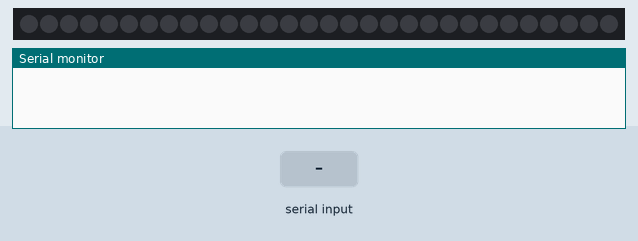
Simulated run of this sketch. Board: ATtiny85, built with avr-gcc and run on an emulated ATtiny85. On the bench: 30 RGB LEDs in strip order, left to right, the last lines printed to the serial monitor. Inputs (shaded band) come from the test bench.

Above: at 1.2 s.
1.3 s: "1" received over the second serial link
At 2.4 s:
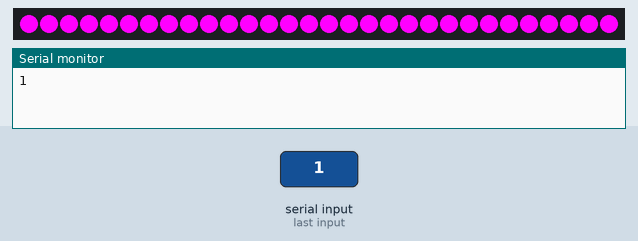
2.8 s: "2" received over the second serial link
At 3.6 s:
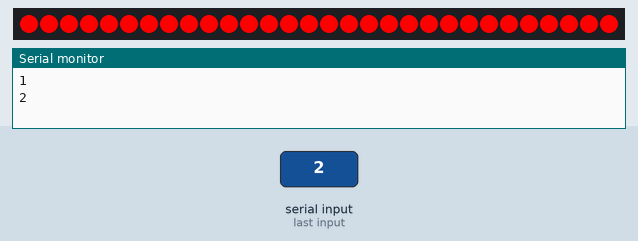
4.3 s: "3" received over the second serial link
At 4.8 s:
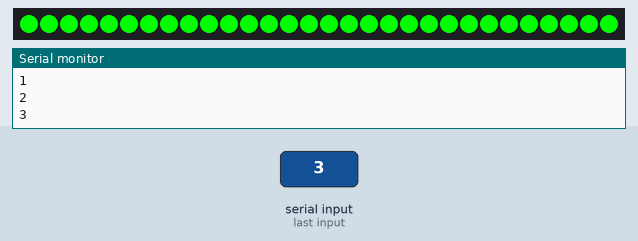
5.8 s: "4" received over the second serial link
At 7.0 s:
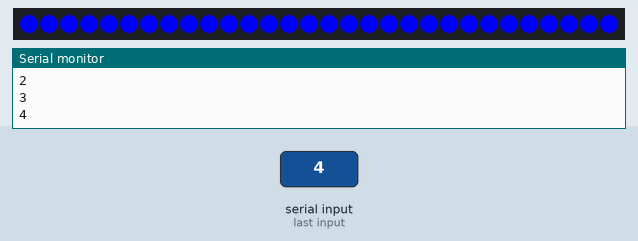
7.3 s: "5" received over the second serial link
At 8.3 s:
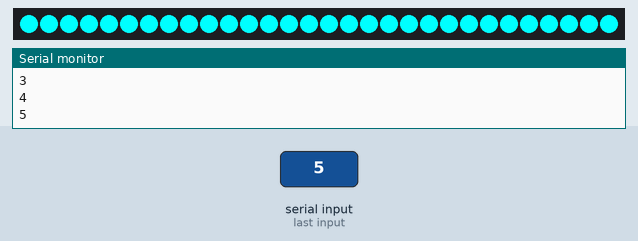
8.8 s: "6" received over the second serial link
At 9.4 s:
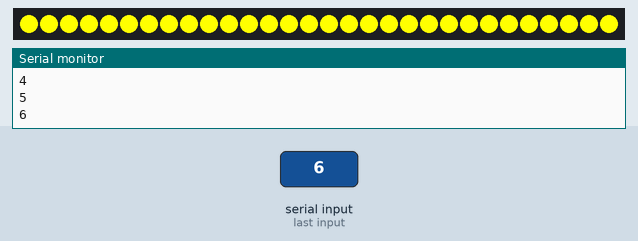
Timing chart, 0 to 11.3 s (numbered marks = the images above; inputs shaded):
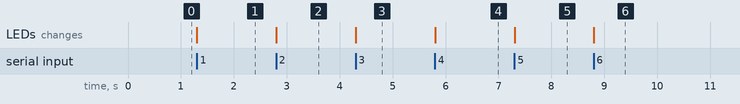

Measured:
- after the input at 1.3 s, the LEDs: change at once (image 1)
- after the input at 2.8 s, the LEDs: change at once (image 2)
- after the input at 4.3 s, the LEDs: change at once (image 3)
- after the input at 5.8 s, the LEDs: change at once (image 4)
- after the input at 7.3 s, the LEDs: change at once (image 5)
- after the input at 8.8 s, the LEDs: change at once (image 6)

The sketch:

BT_receptor_colores.ino
```cpp
#include <Adafruit_NeoPixel.h>

#include <SoftwareSerial.h>   // Incluimos la librería  SoftwareSerial

#ifdef __AVR__
 #include <avr/power.h> // Required for 16 MHz Adafruit Trinket
#endif

#define RXin 10
#define TXin 11
#define BTBauds 9600
#define PIN        5 // On Trinket or Gemma, suggest changing this to 1

#define NUMPIXELS 30 // Popular NeoPixel ring size

SoftwareSerial BT(RXin,TXin);    // Definimos los pines RX y TX del Arduino conectados al Bluetooth

Adafruit_NeoPixel pixels(NUMPIXELS, PIN, NEO_GRB + NEO_KHZ800);

char mensaje;

uint32_t magenta = pixels.Color(255,0,255);
uint32_t rojo = pixels.Color(255,0,0);
uint32_t verde = pixels.Color(0,255,0);
uint32_t azul = pixels.Color(0,0,255);
uint32_t amarillo = pixels.Color(0,255,255);
uint32_t cyan = pixels.Color(255,255,0);
uint32_t blanco = pixels.Color(255,255,255);
uint32_t anterior;

void setup(){
  BT.begin(BTBauds);       // Inicializamos el puerto serie BT (Para Modo AT 2)
  Serial.begin(BTBauds);   // Inicializamos  el puerto serie
  #if defined(__AVR_ATtiny85__) && (F_CPU == 16000000)
    clock_prescale_set(clock_div_1);
  #endif

  pixels.begin(); // INITIALIZE NeoPixel strip object (REQUIRED)
  pixels.clear(); // Set all pixel colors to 'off'
}

void loop(){
  if(BT.available()){
    mensaje = BT.read();
    Serial.println(mensaje);
  }
  switch (mensaje) {
  case '1':
    anterior = magenta;
    pixels.setPixelColor(0, magenta);
    pixels.setPixelColor(1, magenta);
    pixels.setPixelColor(2, magenta);
    pixels.setPixelColor(3, magenta);
    pixels.setPixelColor(4, magenta);
    pixels.setPixelColor(5, magenta);
    pixels.setPixelColor(6, magenta);
    pixels.setPixelColor(7, magenta);
    pixels.setPixelColor(8, magenta);
    pixels.setPixelColor(9, magenta);
    pixels.setPixelColor(10, magenta);
    pixels.setPixelColor(11, magenta);
    pixels.setPixelColor(12, magenta);
    pixels.setPixelColor(13, magenta);
    pixels.setPixelColor(14, magenta);
    pixels.setPixelColor(15, magenta);
    pixels.setPixelColor(16, magenta);
    pixels.setPixelColor(17, magenta);
    pixels.setPixelColor(18, magenta);
    pixels.setPixelColor(19, magenta);
    pixels.setPixelColor(20, magenta);
    pixels.setPixelColor(21, magenta);
    pixels.setPixelColor(22, magenta);
    pixels.setPixelColor(23, magenta);
    pixels.setPixelColor(24, magenta);
    pixels.setPixelColor(25, magenta);
    pixels.setPixelColor(26, magenta);
    pixels.setPixelColor(27, magenta);
    pixels.setPixelColor(28, magenta);
    pixels.setPixelColor(29, magenta);
    pixels.show();   // Send the updated pixel colors to the hardware.
    break;
  case '2':
    anterior = rojo;
    pixels.setPixelColor(0, rojo);
    pixels.setPixelColor(1, rojo);
    pixels.setPixelColor(2, rojo);
    pixels.setPixelColor(3, rojo);
    pixels.setPixelColor(4, rojo);
    pixels.setPixelColor(5, rojo);
    pixels.setPixelColor(6, rojo);
    pixels.setPixelColor(7, rojo);
    pixels.setPixelColor(8, rojo);
    pixels.setPixelColor(9, rojo);
    pixels.setPixelColor(10, rojo);
    pixels.setPixelColor(11, rojo);
    pixels.setPixelColor(12, rojo);
    pixels.setPixelColor(13, rojo);
    pixels.setPixelColor(14, rojo);
    pixels.setPixelColor(15, rojo);
    pixels.setPixelColor(16, rojo);
    pixels.setPixelColor(17, rojo);
    pixels.setPixelColor(18, rojo);
    pixels.setPixelColor(19, rojo);
    pixels.setPixelColor(20, rojo);
    pixels.setPixelColor(21, rojo);
    pixels.setPixelColor(22, rojo);
    pixels.setPixelColor(23, rojo);
    pixels.setPixelColor(24, rojo);
    pixels.setPixelColor(25, rojo);
    pixels.setPixelColor(26, rojo);
    pixels.setPixelColor(27, rojo);
    pixels.setPixelColor(28, rojo);
    pixels.setPixelColor(29, rojo);
    pixels.show();   // Send the updated pixel colors to the hardware.
    break;
  case '3':
    anterior = verde;
    pixels.setPixelColor(0, verde);
    pixels.setPixelColor(1, verde);
    pixels.setPixelColor(2, verde);
    pixels.setPixelColor(3, verde);
    pixels.setPixelColor(4, verde);
    pixels.setPixelColor(5, verde);
    pixels.setPixelColor(6, verde);
    pixels.setPixelColor(7, verde);
    pixels.setPixelColor(8, verde);
    pixels.setPixelColor(9, verde);
    pixels.setPixelColor(10, verde);
    pixels.setPixelColor(11, verde);
    pixels.setPixelColor(12, verde);
    pixels.setPixelColor(13, verde);
    pixels.setPixelColor(14, verde);
    pixels.setPixelColor(15, verde);
    pixels.setPixelColor(16, verde);
    pixels.setPixelColor(17, verde);
    pixels.setPixelColor(18, verde);
    pixels.setPixelColor(19, verde);
    pixels.setPixelColor(20, verde);
    pixels.setPixelColor(21, verde);
    pixels.setPixelColor(22, verde);
    pixels.setPixelColor(23, verde);
    pixels.setPixelColor(24, verde);
    pixels.setPixelColor(25, verde);
    pixels.setPixelColor(26, verde);
    pixels.setPixelColor(27, verde);
    pixels.setPixelColor(28, verde);
    pixels.setPixelColor(29, verde);
    pixels.show();   // Send the updated pixel colors to the hardware.
    break;
  case '4':
    anterior = azul;
    pixels.setPixelColor(0, azul);
    pixels.setPixelColor(1, azul);
    pixels.setPixelColor(2, azul);
    pixels.setPixelColor(3, azul);
    pixels.setPixelColor(4, azul);
    pixels.setPixelColor(5, azul);
    pixels.setPixelColor(6, azul);
    pixels.setPixelColor(7, azul);
    pixels.setPixelColor(8, azul);
    pixels.setPixelColor(9, azul);
    pixels.setPixelColor(10, azul);
    pixels.setPixelColor(11, azul);
    pixels.setPixelColor(12, azul);
    pixels.setPixelColor(13, azul);
    pixels.setPixelColor(14, azul);
    pixels.setPixelColor(15, azul);
    pixels.setPixelColor(16, azul);
    pixels.setPixelColor(17, azul);
    pixels.setPixelColor(18, azul);
    pixels.setPixelColor(19, azul);
    pixels.setPixelColor(20, azul);
    pixels.setPixelColor(21, azul);
    pixels.setPixelColor(22, azul);
    pixels.setPixelColor(23, azul);
    pixels.setPixelColor(24, azul);
    pixels.setPixelColor(25, azul);
    pixels.setPixelColor(26, azul);
    pixels.setPixelColor(27, azul);
    pixels.setPixelColor(28, azul);
    pixels.setPixelColor(29, azul);
    pixels.show();   // Send the updated pixel colors to the hardware.
    break;
  case '5':
    anterior = amarillo;
    pixels.setPixelColor(0, amarillo);
    pixels.setPixelColor(1, amarillo);
    pixels.setPixelColor(2, amarillo);
    pixels.setPixelColor(3, amarillo);
    pixels.setPixelColor(4, amarillo);
    pixels.setPixelColor(5, amarillo);
    pixels.setPixelColor(6, amarillo);
    pixels.setPixelColor(7, amarillo);
    pixels.setPixelColor(8, amarillo);
    pixels.setPixelColor(9, amarillo);
    pixels.setPixelColor(10, amarillo);
    pixels.setPixelColor(11, amarillo);
    pixels.setPixelColor(12, amarillo);
    pixels.setPixelColor(13, amarillo);
    pixels.setPixelColor(14, amarillo);
    pixels.setPixelColor(15, amarillo);
    pixels.setPixelColor(16, amarillo);
    pixels.setPixelColor(17, amarillo);
    pixels.setPixelColor(18, amarillo);
    pixels.setPixelColor(19, amarillo);
    pixels.setPixelColor(20, amarillo);
    pixels.setPixelColor(21, amarillo);
    pixels.setPixelColor(22, amarillo);
    pixels.setPixelColor(23, amarillo);
    pixels.setPixelColor(24, amarillo);
    pixels.setPixelColor(25, amarillo);
    pixels.setPixelColor(26, amarillo);
    pixels.setPixelColor(27, amarillo);
    pixels.setPixelColor(28, amarillo);
    pixels.setPixelColor(29, amarillo);
    pixels.show();   // Send the updated pixel colors to the hardware.
    break;
  case '6':
    anterior = cyan;
    pixels.setPixelColor(0, cyan);
    pixels.setPixelColor(1, cyan);
    pixels.setPixelColor(2, cyan);
    pixels.setPixelColor(3, cyan);
    pixels.setPixelColor(4, cyan);
    pixels.setPixelColor(5, cyan);
    pixels.setPixelColor(6, cyan);
    pixels.setPixelColor(7, cyan);
    pixels.setPixelColor(8, cyan);
    pixels.setPixelColor(9, cyan);
    pixels.setPixelColor(10, cyan);
    pixels.setPixelColor(11, cyan);
    pixels.setPixelColor(12, cyan);
    pixels.setPixelColor(13, cyan);
    pixels.setPixelColor(14, cyan);
    pixels.setPixelColor(15, cyan);
    pixels.setPixelColor(16, cyan);
    pixels.setPixelColor(17, cyan);
    pixels.setPixelColor(18, cyan);
    pixels.setPixelColor(19, cyan);
    pixels.setPixelColor(20, cyan);
    pixels.setPixelColor(21, cyan);
    pixels.setPixelColor(22, cyan);
    pixels.setPixelColor(23, cyan);
    pixels.setPixelColor(24, cyan);
    pixels.setPixelColor(25, cyan);
    pixels.setPixelColor(26, cyan);
    pixels.setPixelColor(27, cyan);
    pixels.setPixelColor(28, cyan);
    pixels.setPixelColor(29, cyan);
    pixels.show();   // Send the updated pixel colors to the hardware.
    break;
  default:
    pixels.setPixelColor(0, anterior);
    pixels.setPixelColor(1, anterior);
    pixels.setPixelColor(2, anterior);
    pixels.setPixelColor(3, anterior);
    pixels.setPixelColor(4, anterior);
    pixels.setPixelColor(5, anterior);
    pixels.setPixelColor(6, anterior);
    pixels.setPixelColor(7, anterior);
    pixels.setPixelColor(8, anterior);
    pixels.setPixelColor(9, anterior);
    pixels.setPixelColor(10, anterior);
    pixels.setPixelColor(11, anterior);
    pixels.setPixelColor(12, anterior);
    pixels.setPixelColor(13, anterior);
    pixels.setPixelColor(14, anterior);
    pixels.setPixelColor(15, anterior);
    pixels.setPixelColor(16, anterior);
    pixels.setPixelColor(17, anterior);
    pixels.setPixelColor(18, anterior);
    pixels.setPixelColor(19, anterior);
    pixels.setPixelColor(20, anterior);
    pixels.setPixelColor(21, anterior);
    pixels.setPixelColor(22, anterior);
    pixels.setPixelColor(23, anterior);
    pixels.setPixelColor(24, anterior);
    pixels.setPixelColor(25, anterior);
    pixels.setPixelColor(26, anterior);
    pixels.setPixelColor(27, anterior);
    pixels.setPixelColor(28, anterior);
    pixels.setPixelColor(29, anterior);
    pixels.show();   // Send the updated pixel colors to the hardware.
}
}
```
